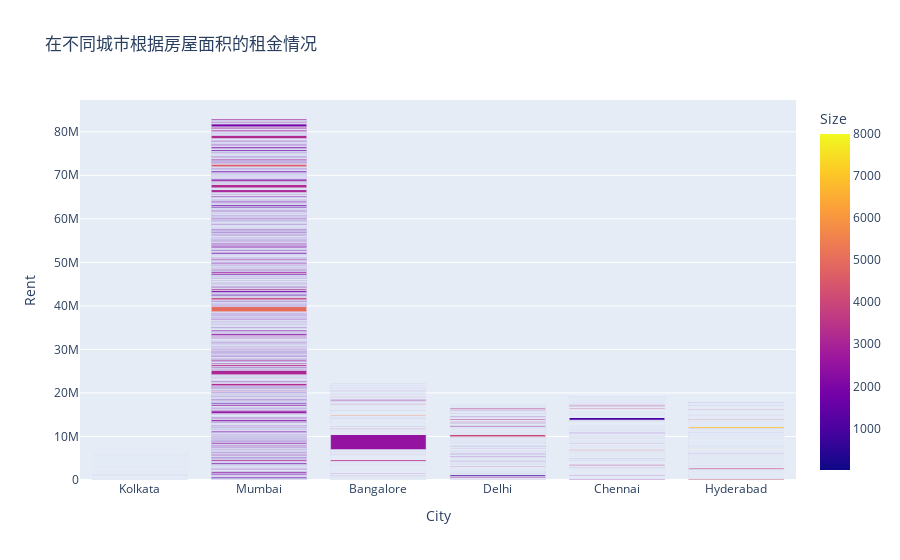

Source (notebook cell):
### Markdown cell above
现在我们来看看不同城市按房屋面积的租金情况：

### Code cell
figure = px.bar(data, x=data["City"], 
                y = data["Rent"], 
                color = data["Size"],
            title="在不同城市根据房屋面积的租金情况")
figure.show()

### Figure 1 — Plotly figure (JSON) as saved in the notebook; plotly's stock layout.template omitted (floating-point values rounded to 4 significant figures; data arrays with more than 128 entries replaced by an {"elided": "..."} marker saying what was removed)
{"data": [{"hovertemplate": "City=%{x}<br>Rent=%{y}<br>Size=%{marker.color}<extra></extra>", "legendgroup": "", "marker": {"color": {"elided": "4746 int values"}, "coloraxis": "coloraxis", "pattern": {"shape": ""}}, "name": "", "orientation": "v", "showlegend": false, "textposition": "auto", "type": "bar", "x": {"elided": "4746 str values"}, "xaxis": "x", "y": {"elided": "4746 int values"}, "yaxis": "y"}], "layout": {"barmode": "relative", "coloraxis": {"colorbar": {"title": {"text": "Size"}}, "colorscale": [[0, "#0d0887"], [0.1111, "#46039f"], [0.2222, "#7201a8"], [0.3333, "#9c179e"], [0.4444, "#bd3786"], [0.5556, "#d8576b"], [0.6667, "#ed7953"], [0.7778, "#fb9f3a"], [0.8889, "#fdca26"], [1, "#f0f921"]]}, "legend": {"tracegroupgap": 0}, "title": {"text": "在不同城市根据房屋面积的租金情况"}, "xaxis": {"anchor": "y", "domain": [0, 1], "title": {"text": "City"}}, "yaxis": {"anchor": "x", "domain": [0, 1], "title": {"text": "Rent"}}}}
